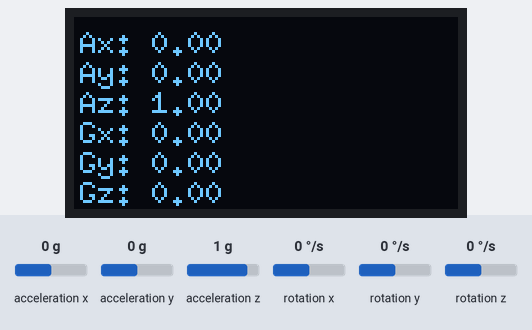
The sketch below on a simulated Arduino Uno, built with avr-gcc and run on an emulated ATmega328P. Parts: 128×64 one-colour display. Wiring (inferred from the names in the program): MPU-6050 motion sensor at I2C address 0x68. The inputs (shaded band) are chosen by the test bench; at power-on: acceleration x 0 g, acceleration y 0 g, acceleration z 1 g, rotation x 0 °/s, rotation y 0 °/s, rotation z 0 °/s. What the sketch prints to the serial monitor is not drawn.

Above: at 1.2 s.
1.3 s: acceleration x set to -1.4 g
At 2.1 s:
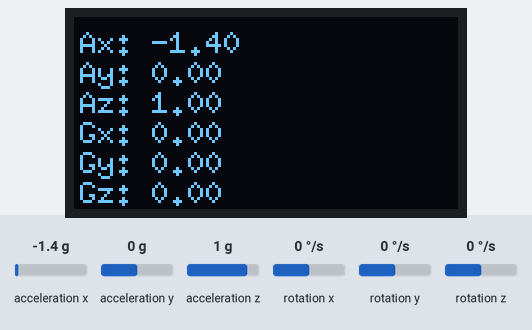
2.8 s: acceleration y set to -1.4 g
At 3.4 s:
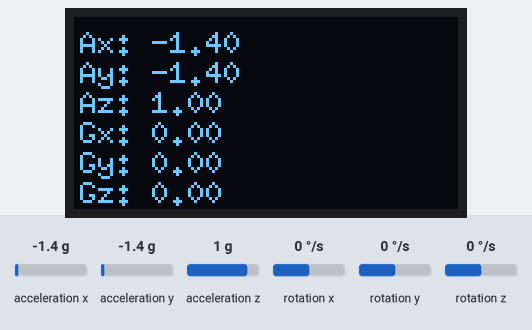
4.5 s: acceleration z set to -1.4 g
At 5.9 s:
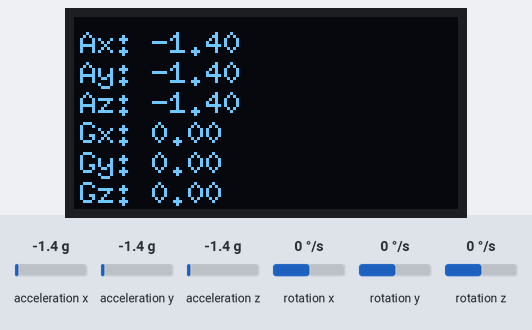
6.2 s: rotation x set to -192 °/s
At 7.7 s:
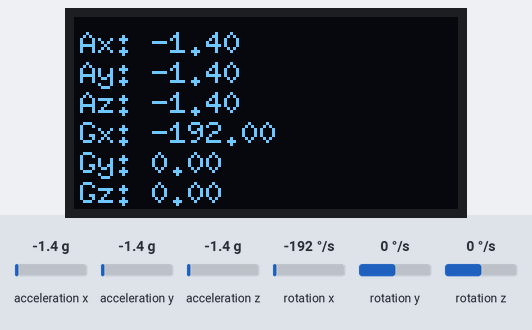
8.0 s: rotation y set to -192 °/s
At 9.2 s:
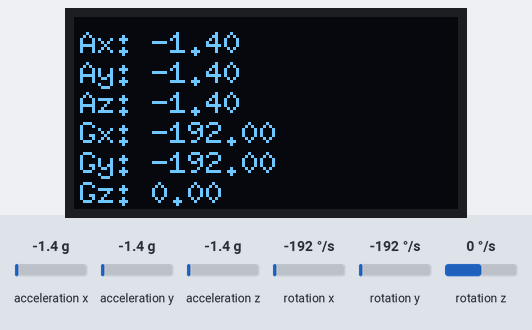
9.7 s: rotation z set to -192 °/s
At 10.3 s:
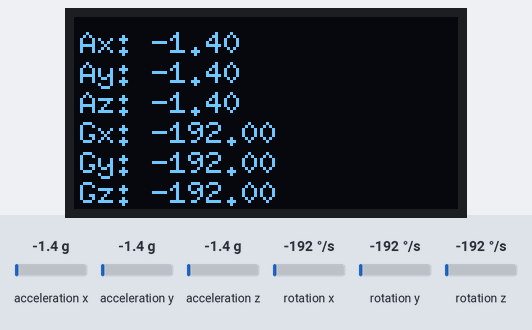
Timing chart, 0 to 12.5 s (numbered marks = the images above; inputs shaded):
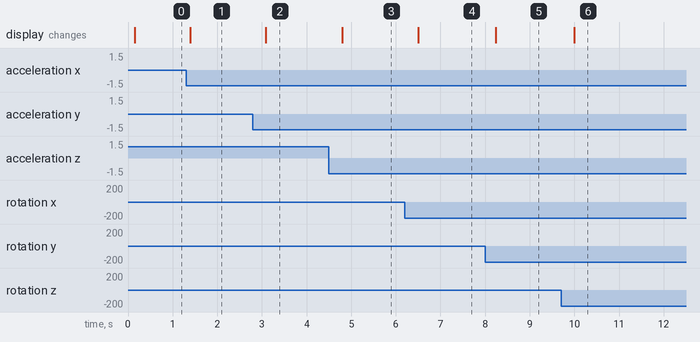

Measured:
- after the input at 1.3 s, the display: changes after 0.09 s (image 1)
- after the input at 2.8 s, the display: changes after 0.29 s (image 2)
- after the input at 4.5 s, the display: changes after 0.29 s (image 3)
- after the input at 6.2 s, the display: changes after 0.31 s (image 4)
- after the input at 8.0 s, the display: changes after 0.24 s (image 5)
- after the input at 9.7 s, the display: changes after 0.30 s (image 6)

The sketch:

runner-hardware.ino
```cpp
#include <Wire.h>
#include <U8g2lib.h>

const int MPU = 0x68;
U8G2_SH1106_128X64_NONAME_F_HW_I2C u8g2(U8G2_R0, U8X8_PIN_NONE);

int16_t ax, ay, az;
int16_t gx, gy, gz;

void setup() {
  Wire.begin();
  Serial.begin(9600);

  // Wake up MPU6050
  Wire.beginTransmission(MPU);
  Wire.write(0x6B);
  Wire.write(0);
  Wire.endTransmission(true);

  // OLED init
  u8g2.begin();
  u8g2.setFont(u8g2_font_6x10_tr);

  Serial.println("MPU6050 + OLED Ready");
}

void loop() {
  // Read raw data from MPU6050
  Wire.beginTransmission(MPU);
  Wire.write(0x3B);
  Wire.endTransmission(false);
  Wire.requestFrom(MPU, 14, true);

  ax = Wire.read() << 8 | Wire.read();
  ay = Wire.read() << 8 | Wire.read();
  az = Wire.read() << 8 | Wire.read();
  Wire.read(); Wire.read(); // Skip temp
  gx = Wire.read() << 8 | Wire.read();
  gy = Wire.read() << 8 | Wire.read();
  gz = Wire.read() << 8 | Wire.read();

  // Convert to physical values
  float accX = ax / 16384.0;
  float accY = ay / 16384.0;
  float accZ = az / 16384.0;
  float gyroX = gx / 131.0;
  float gyroY = gy / 131.0;
  float gyroZ = gz / 131.0;

  // --- OLED Display ---
  int x = 2;  // Offset to prevent left-edge clipping
  u8g2.clearBuffer();
  u8g2.setCursor(x, 12); u8g2.print("Ax: "); u8g2.print(accX, 2);
  u8g2.setCursor(x, 22); u8g2.print("Ay: "); u8g2.print(accY, 2);
  u8g2.setCursor(x, 32); u8g2.print("Az: "); u8g2.print(accZ, 2);
  u8g2.setCursor(x, 42); u8g2.print("Gx: "); u8g2.print(gyroX, 2);
  u8g2.setCursor(x, 52); u8g2.print("Gy: "); u8g2.print(gyroY, 2);
  u8g2.setCursor(x, 62); u8g2.print("Gz: "); u8g2.print(gyroZ, 2);
  u8g2.sendBuffer();

  // --- Serial Monitor Output ---
  Serial.print("Accel (g): ");
  Serial.print("X="); Serial.print(accX, 2); Serial.print("  ");
  Serial.print("Y="); Serial.print(accY, 2); Serial.print("  ");
  Serial.print("Z="); Serial.println(accZ, 2);

  Serial.print("Gyro (deg/s): ");
  Serial.print("X="); Serial.print(gyroX, 2); Serial.print("  ");
  Serial.print("Y="); Serial.print(gyroY, 2); Serial.print("  ");
  Serial.print("Z="); Serial.println(gyroZ, 2);

  Serial.println("---------------------------");

  delay(300);
}
```
